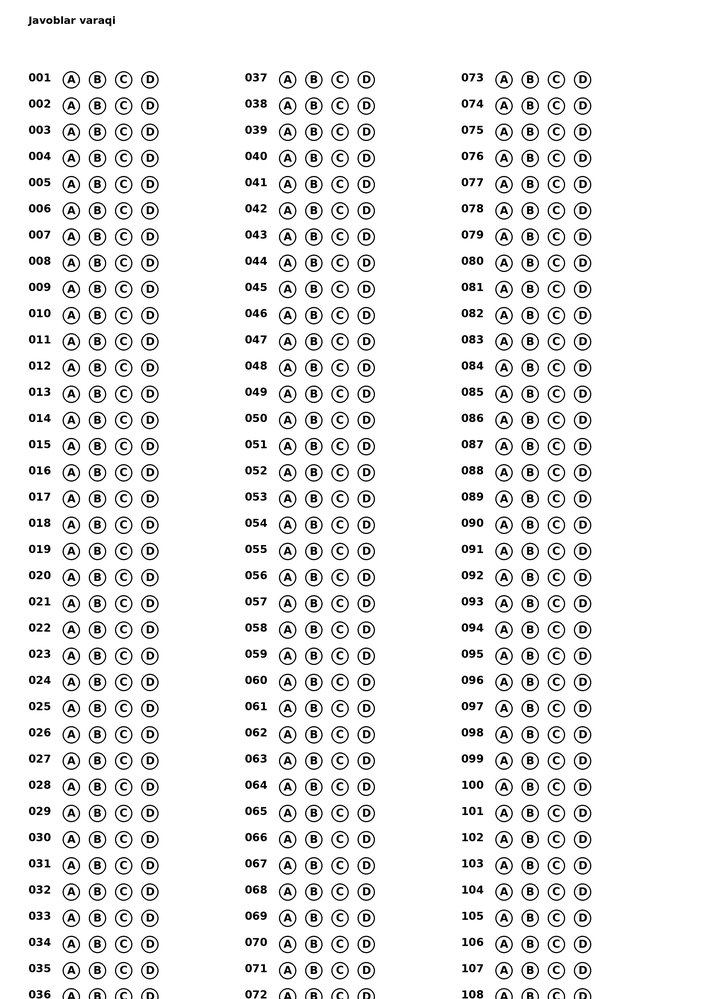
#> input picture omr_example_108.png, 706 x 999 px, shrunk from 2480 x 3508 before the run
$ python answer_sheet_analyzer.py omr_example_108.png
#> lines starting #> are read from the running program, lines starting #| are printed output that depends on the picture; after the words box and inside, x2 and y2 are one past the last pixel; in counts of white or black regions, pixels touching at a corner belong together
#!/usr/bin/env python3
"""
Answer Sheet Analyzer - Javob varag'ini tahlil qilish
To'ldirilgan doiralarni aniqlash va javoblarni chiqarish
"""
import cv2
import numpy as np
from PIL import Image
import os
import json

def analyze_answer_sheet(image_path):
    """
    Javob varag'ini tahlil qilib, belgilangan javoblarni aniqlaydi
    """
#> called with image_path = 'omr_example_108.png'
    if not os.path.exists(image_path):
        print(f"❌ Xato: {image_path} fayl topilmadi!")
        return None

    # Rasmni yuklash
    img = cv2.imread(image_path)
#> img is the input picture: shape (999, 706, 3); min 0, max 255, mean 236.5
    if img is None:
        print("❌ Xato: Rasmni o'qib bo'lmadi!")
        return None

    # Original o'lchamlarni saqlash
    original = img.copy()
    height, width = img.shape[:2]
#> height = 999; width = 706

    print(f"\n{'='*70}")
    print(f"📄 JAVOB VARAQASI TAHLILI")
    print(f"{'='*70}")
    print(f"📁 Fayl: {os.path.basename(image_path)}")
    print(f"📐 O'lcham: {width}x{height} piksel")
#| 📐 O'lcham: 706x999 piksel

    # Grayscale ga o'tkazish
    gray = cv2.cvtColor(img, cv2.COLOR_BGR2GRAY)

    # Adaptive threshold - matn va chiziqlarni ajratish
    binary = cv2.adaptiveThreshold(gray, 255, cv2.ADAPTIVE_THRESH_GAUSSIAN_C,
                                   cv2.THRESH_BINARY_INV, 11, 2)
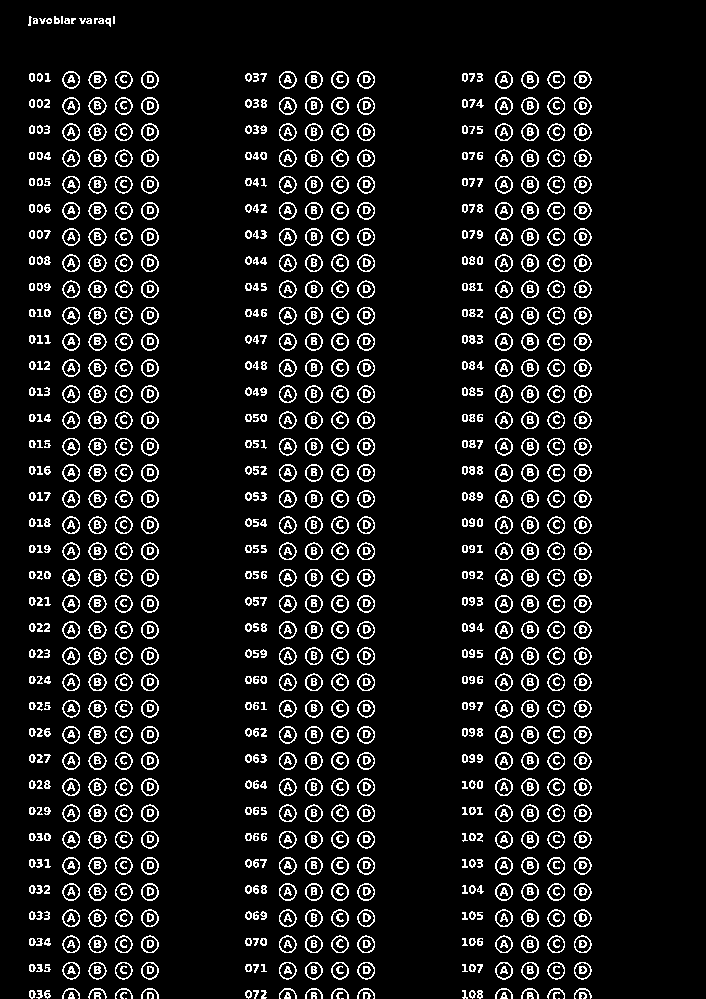
#> binary: shape (999, 706); 9% white in thin lines or dots, all inside (x1, y1, x2, y2) = (28, 16, 592, 999)

    # Doiralarni topish - Hough Transform
    circles = cv2.HoughCircles(
        gray,
        cv2.HOUGH_GRADIENT,
        dp=1,
        minDist=20,
        param1=50,
        param2=30,
        minRadius=8,
        maxRadius=25
    )
#> circles = 399 rows, first 8: [339.5, 760.5, 9.1], [339.5, 891.5, 9.1], [339.5, 236.5, 9.1], [339.5, 367.5, 9.1], [339.5, 498.5, 9.1], [339.5, 629.5, 9.1], [503.5, 498.5, 9.1], [503.5, 629.5, 9.1]

    if circles is None:
        print("⚠️  Hech qanday doira topilmadi!")
        return None

    circles = np.uint16(np.around(circles))
#> circles = 399 rows, first 8: [340, 760, 9], [340, 892, 9], [340, 236, 9], [340, 368, 9], [340, 498, 9], [340, 630, 9], [504, 498, 9], [504, 630, 9]

    print(f"\n🔍 Topilgan doiralar soni: {len(circles[0])}")
#| 🔍 Topilgan doiralar soni: 399

    # Doiralarni tahlil qilish
    filled_circles = []
    all_circles = []

    for i, (x, y, r) in enumerate(circles[0, :]):
        # 1. Doira ichidagi o'rtacha brightness (grayscale)
        mask_full = np.zeros(gray.shape, dtype=np.uint8)
        cv2.circle(mask_full, (x, y), int(r * 0.7), 255, -1)
        mean_val = cv2.mean(gray, mask=mask_full)[0]

        # 2. Doira markazidagi qora piksellar nisbati (grayscale)
        mask_center = np.zeros(gray.shape, dtype=np.uint8)
        cv2.circle(mask_center, (x, y), int(r * 0.5), 255, -1)
        center_pixels = gray[mask_center > 0]

        # Qora piksellar soni (threshold < 100)
        dark_pixels_count = np.sum(center_pixels < 100) if len(center_pixels) > 0 else 0
        dark_ratio_gray = dark_pixels_count / len(center_pixels) if len(center_pixels) > 0 else 0

        # 3. Rangli piksellarni tekshirish (HSV orqali)
        # BGR rangli rasmdan doira ichidagi qismni olish
        center_pixels_bgr = img[mask_center > 0]

        # HSV ga o'tkazish va saturation (to'yinganlik) tekshirish
        if len(center_pixels_bgr) > 0:
            # Doira ichidagi rang ma'lumotlarini olish
            roi = cv2.bitwise_and(img, img, mask=mask_center)
            roi_hsv = cv2.cvtColor(roi, cv2.COLOR_BGR2HSV)

            # To'q rangli piksellar (saturation yuqori)
            # H: har qanday rang, S: 50 dan yuqori (to'q), V: 30 dan yuqori (juda qora emas)
            saturated_pixels = roi_hsv[mask_center > 0]
            high_saturation = np.sum(saturated_pixels[:, 1] > 50) if len(saturated_pixels) > 0 else 0
            saturation_ratio = high_saturation / len(saturated_pixels) if len(saturated_pixels) > 0 else 0
        else:
            saturation_ratio = 0

        # 4. Standart og'ish (kontrast)
        std_val = np.std(center_pixels) if len(center_pixels) > 0 else 0

        # To'ldirilganligini aniqlash:
        # Variant 1: Qora rang bilan bo'yalgan (dark_ratio_gray > 0.6)
        # Variant 2: To'q rangli bo'yalgan (saturation_ratio > 0.5)
        # Variant 3: Brightness past (mean_val < 120) - juda to'q
        is_filled = (dark_ratio_gray > 0.6 and mean_val < 180) or \
                    (saturation_ratio > 0.5 and mean_val < 220) or \
                    (mean_val < 120)

        circle_data = {
            'x': int(x),
            'y': int(y),
            'radius': int(r),
            'brightness': round(mean_val, 2),
            'std_dev': round(std_val, 2),
            'dark_ratio': round(dark_ratio_gray, 3),
            'saturation_ratio': round(saturation_ratio, 3),
            'filled': is_filled
        }

        all_circles.append(circle_data)

        if is_filled:
            filled_circles.append(circle_data)
#> this loop made 399 passes
#> (x, y, mean_val, dark_pixels_count, dark_ratio_gray, std_val, is_filled) on passes 1 to 12: (340, 760, 193.6, 18, 0.367, 107.1, False), (340, 892, 193.5, 12, 0.245, 98.52, False), (340, 236, 193.6, 19, 0.388, 107.2, False), (340, 368, 193.5, 13, 0.265, 98.51, False), (340, 498, 193.6, 18, 0.367, 107.1, False), (340, 630, 193.5, 12, 0.245, 98.52, False), (504, 498, 178.2, 25, 0.51, 101.2, False), (504, 630, 178, 24, 0.49, 104.1, False), (504, 760, 178.2, 25, 0.51, 101.2, False), (504, 892, 178.1, 24, 0.49, 104, False), (340, 106, 193.4, 13, 0.265, 98.53, False), (504, 368, 178, 24, 0.49, 104, False)
#> (mean_val, dark_pixels_count, dark_ratio_gray) on passes 61 to 66: (165, 27, 0.551), (193.8, 19, 0.388), (194.1, 14, 0.286), (168.2, 24, 0.49), (168.4, 30, 0.612), (168.2, 24, 0.49)
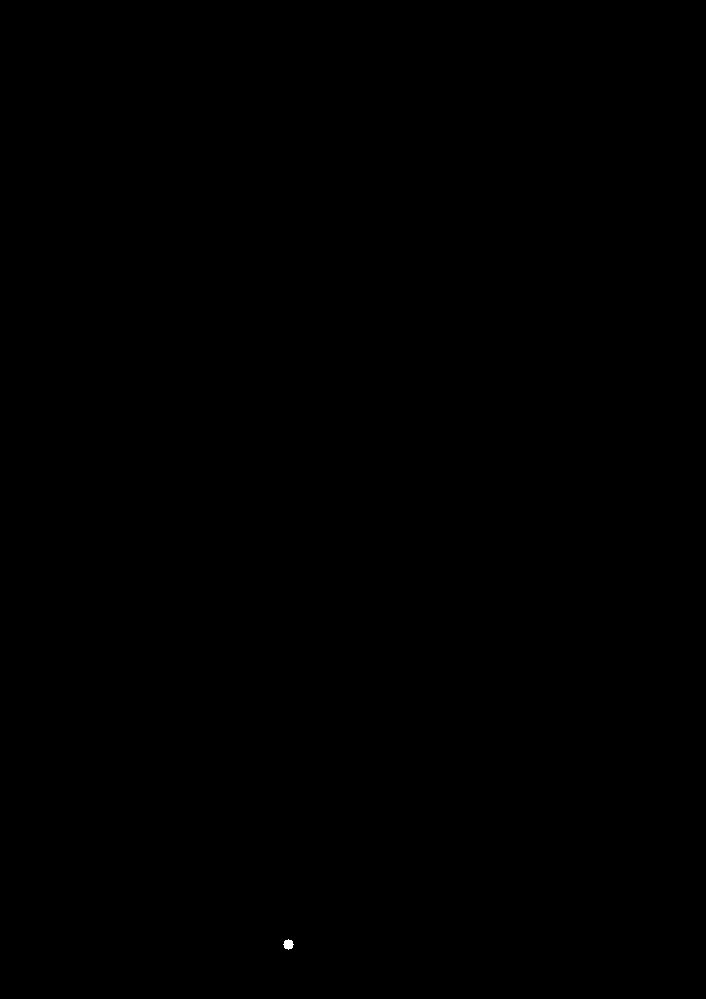
#> mask_center: shape (999, 706); 0.01% white; 1 white region, box (x1, y1, x2, y2) and area: (283, 939, 294, 950) 81
#> mask_full: shape (999, 706); 0.02% white; 1 white region, box (x1, y1, x2, y2) and area: (281, 937, 296, 952) 149
#> after the loop, all_circles = 399 items; filled_circles = 41 items

    print(f"✅ To'ldirilgan doiralar: {len(filled_circles)}")
#| ✅ To'ldirilgan doiralar: 41

    # Barcha doiralarni Y pozitsiyasi bo'yicha saralash (yuqoridan pastga)
    all_circles.sort(key=lambda c: (c['y'], c['x']))

    # Y pozitsiyasiga qarab qatorlarga ajratish (clustering)
    # Yaqin Y qiymatlaridagi doiralarni bir qatorda deb hisoblash
    rows = []
    current_row = []
    prev_y = None

    for circle in all_circles:
        if prev_y is None or abs(circle['y'] - prev_y) <= 5:
            # Bir qatorda (5 piksel farq chegarasi)
            current_row.append(circle)
        else:
            # Yangi qator
            if len(current_row) >= 4:
                rows.append(sorted(current_row, key=lambda c: c['x'])[:4])  # Faqat birinchi 4 tasini (A,B,C,D)
            current_row = [circle]
        prev_y = circle['y']
#> this loop made 399 passes
#> prev_y on passes 1 to 3: 80, 80, 80

    # Oxirgi qatorni ham qo'shish
    if len(current_row) >= 4:
        rows.append(sorted(current_row, key=lambda c: c['x'])[:4])

    print(f"🔢 Topilgan javob qatorlari (savollar): {len(rows)}")
#| 🔢 Topilgan javob qatorlari (savollar): 35

    # Javoblarni aniqlash
    answers = {}
    options = ['A', 'B', 'C', 'D']

    print(f"\n{'='*70}")
    print(f"📝 JAVOBLAR RO'YXATI")
    print(f"{'='*70}")

    result_visualization = original.copy()

    # Har bir qatorni tahlil qilish
    for question_num, row_circles in enumerate(rows, start=1):
        selected_answer = None

        # To'ldirilgan doirani topish
        for idx, circle in enumerate(row_circles):
            if circle['filled']:
                selected_answer = options[idx]
                # Vizualizatsiya
                cv2.circle(result_visualization,
                         (circle['x'], circle['y']),
                         circle['radius'], (0, 255, 0), 3)
                cv2.putText(result_visualization,
                          f"{question_num}={selected_answer}",
                          (circle['x'] + 25, circle['y']),
                          cv2.FONT_HERSHEY_SIMPLEX, 0.35, (0, 255, 0), 1)
                break

        if selected_answer:
            answers[question_num] = selected_answer
            print(f"Savol {question_num:3d}: {selected_answer}")
        else:
            # Faqat birinchi 20 ta va oxirgi 5 ta savolni chop etish
            if question_num <= 20 or question_num > len(rows) - 5:
                print(f"Savol {question_num:3d}: (javob yo'q)")
#> this loop made 35 passes
#| Savol   1: (javob yo'q)
#| Savol   2: (javob yo'q)
#| Savol   3: (javob yo'q)
#| Savol   4: (javob yo'q)
#| Savol   5: (javob yo'q)
#| Savol   6: D
#| Savol   7: D
#| Savol   8: D
#> (further printed lines are left out)
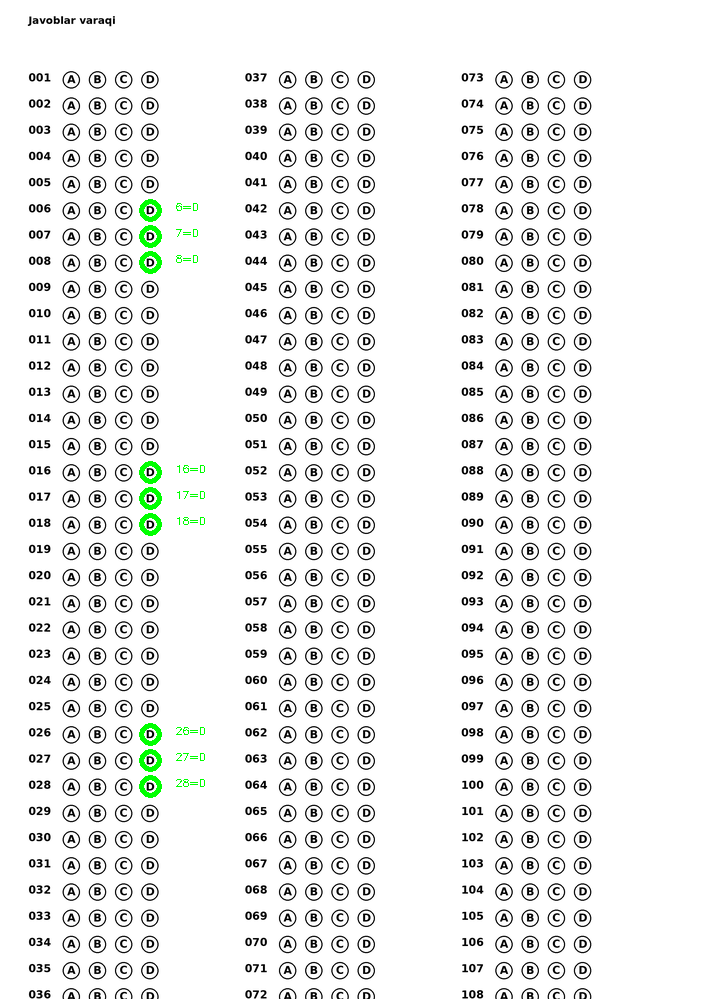
#> result_visualization: shape (999, 706, 3); 0.44% of pixels changed, all inside (x1, y1, x2, y2) = (139, 199, 205, 798)

    # Agar ko'p javob yo'q bo'lsa, o'rtadagilarni ham ko'rsatish
    if question_num > 20 and question_num <= len(rows) - 5:
        skipped = len(rows) - 25
        if skipped > 0:
            print(f"... va yana {skipped} ta savol (javob yo'q)")

    question_total = len(rows)

    # To'ldirilmagan doiralarni ko'k rangda belgilash
    for circle in all_circles:
        if not circle['filled']:
            cv2.circle(result_visualization,
                     (circle['x'], circle['y']),
                     circle['radius'], (255, 0, 0), 1)
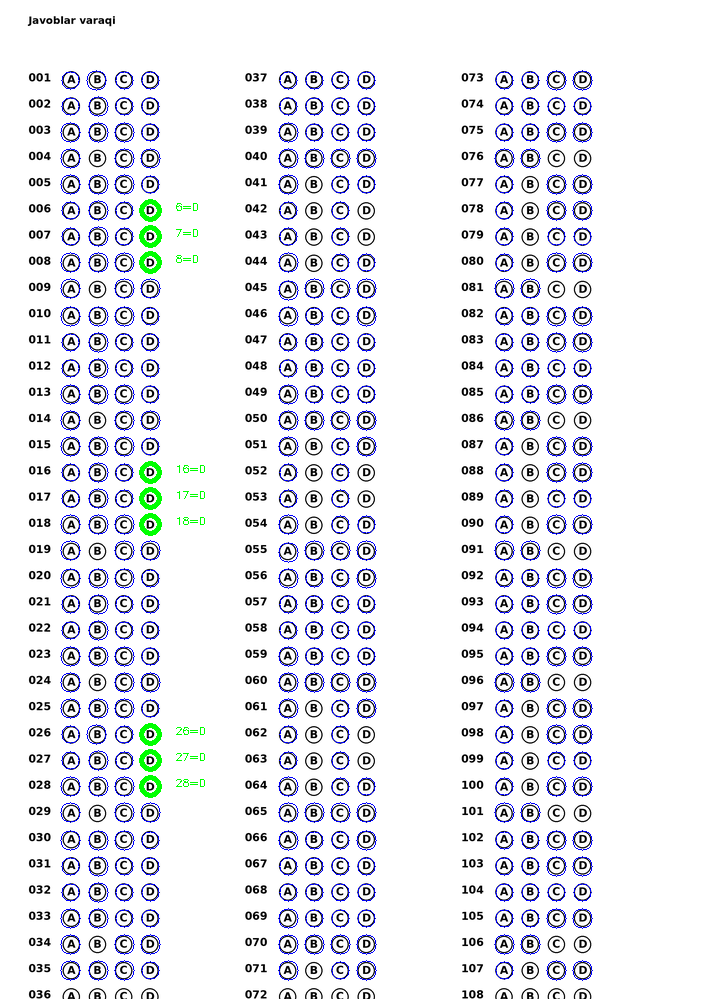
#> result_visualization: shape (999, 706, 3); 2.64% of pixels changed, all inside (x1, y1, x2, y2) = (60, 70, 593, 981)

    # Natijalarni saqlash
    output_dir = os.path.join(os.path.dirname(image_path), 'analyzed_output')
    os.makedirs(output_dir, exist_ok=True)

    base_name = os.path.splitext(os.path.basename(image_path))[0]

    # Vizualizatsiya rasmini saqlash
    result_path = os.path.join(output_dir, f"{base_name}_answers.png")
    cv2.imwrite(result_path, result_visualization)

    # JSON formatda saqlash
    json_path = os.path.join(output_dir, f"{base_name}_answers.json")
    with open(json_path, 'w', encoding='utf-8') as f:
        json.dump(answers, f, indent=2, ensure_ascii=False)

    # Tekst formatda saqlash
    txt_path = os.path.join(output_dir, f"{base_name}_answers.txt")
    with open(txt_path, 'w', encoding='utf-8') as f:
        f.write("JAVOBLAR RO'YXATI\n")
        f.write("="*50 + "\n\n")
        for q_num, answer in sorted(answers.items()):
            f.write(f"Savol {q_num}: {answer}\n")
#> this loop made 9 passes
#> q_num on passes 1 to 9: 6, 7, 8, 16, 17, 18, 26, 27, 28

    print(f"\n{'='*70}")
    print(f"💾 NATIJALAR SAQLANDI")
    print(f"{'='*70}")
    print(f"🖼️  Vizual natija: {result_path}")
    print(f"📄 JSON format: {json_path}")
    print(f"📝 Text format: {txt_path}")

    print(f"\n{'='*70}")
    print(f"📊 XULOSA")
    print(f"{'='*70}")
    print(f"Jami savollar: {question_num}")
#| Jami savollar: 35
    print(f"Javob berilgan: {len(answers)}")
#| Javob berilgan: 9
    print(f"Javob berilmagan: {question_num - len(answers)}")
#| Javob berilmagan: 26
    print(f"{'='*70}\n")

    return {
        'answers': answers,
        'total_questions': question_num,
        'answered': len(answers),
        'output_path': result_path,
        'json_path': json_path,
        'txt_path': txt_path
    }

def main():
    import sys

    # Faylni argument sifatida olish yoki standart fayldan foydalanish
    if len(sys.argv) > 1:
        image_path = sys.argv[1]
    else:
        # Standart fayl yo'li
        image_path = "/home/behzod/Downloads/Javoblar Varagi — Kimyo (35 ta savol)-1.png"

    if not os.path.exists(image_path):
        print(f"⚠️  Fayl topilmadi: {image_path}")
        print("\n💡 Foydalanish: python answer_sheet_analyzer.py <rasm_fayl_yo'li>")
        print("Yoki to'g'ri fayl yo'lini kiriting:")
        image_path = input("Fayl yo'li: ").strip()

        if not os.path.exists(image_path):
            print("❌ Fayl hali ham topilmadi!")
            return

    # Tahlil qilish
    result = analyze_answer_sheet(image_path)

    if result:
        print("✅ Tahlil muvaffaqiyatli yakunlandi!")

        # Javoblarni ekranga chiqarish
        if result['answers']:
            print("\n📋 QISQACHA NATIJA:")
            answers_str = ", ".join([f"{k}={v}" for k, v in sorted(result['answers'].items())])
            print(f"   {answers_str}")
#|    6=D, 7=D, 8=D, 16=D, 17=D, 18=D, 26=D, 27=D, 28=D

            # JSON formatda ham chiqarish
            print("\n📄 JSON FORMAT:")
            import json
            print(json.dumps(result['answers'], indent=2, ensure_ascii=False))
#| {
#|   "6": "D",
#|   "7": "D",
#|   "8": "D",
#|   "16": "D",
#|   "17": "D",
#|   "18": "D",
#|   "26": "D",
#|   "27": "D",
#|   "28": "D"
#| }

if __name__ == "__main__":
    main()
